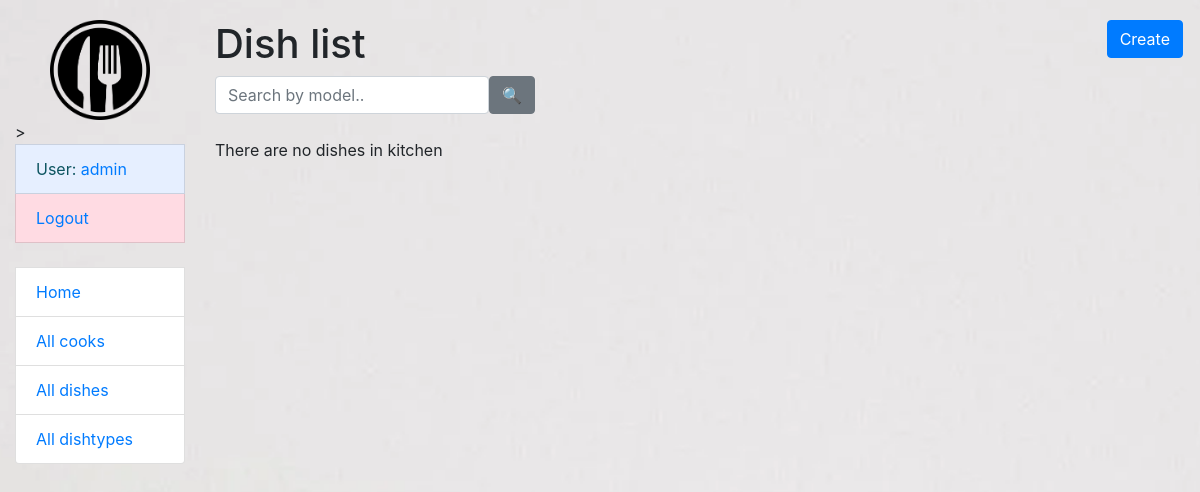
The app's page /dishes/ (signed in), older data.
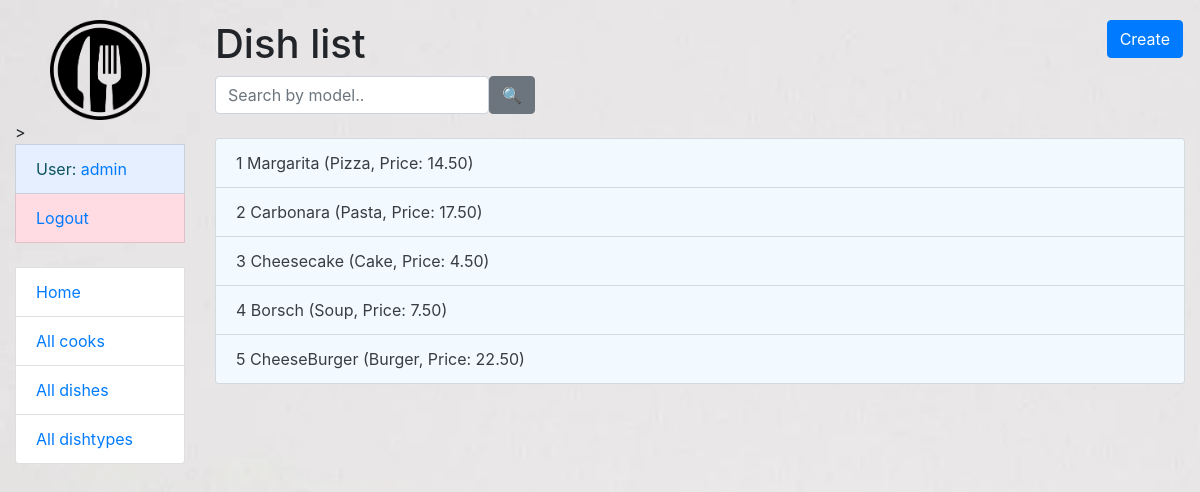
The same page, newer data.
### kitchen/models.py (models this page shows, shortened)
class Cook(AbstractUser):
    years_of_experience = models.IntegerField(null=True, default=0)
    class Meta:
        verbose_name = "cook"
        verbose_name_plural = "cooks"
    def get_absolute_url(self):
        return reverse("kitchen:cook-detail", kwargs={"pk": self.pk})

class Dish(models.Model):
    model = models.CharField(max_length=255)
    description = models.TextField(max_length=255, default="Tasty dish!")
    price = models.DecimalField(max_digits=7, decimal_places=2, default=0)
    dishtype = models.ForeignKey(DishType, on_delete=models.CASCADE)
    cooks = models.ManyToManyField(Cook, related_name="dishes")

class DishType(models.Model):
    name = models.CharField(max_length=255, unique=True)
    class Meta:
        ordering = ["name"]

### kitchen/views.py (the view)
# urls.py: path("dishes/", DishListView.as_view(), name="dish-list"),
class DishListView(LoginRequiredMixin, generic.ListView):
    model = Dish
    paginate_by = 5
    queryset = Dish.objects.all().select_related("dishtype")
    def get_context_data(self, *, object_list=None, **kwargs):
        context = super(DishListView, self).get_context_data(**kwargs)
        model = self.request.GET.get("model", "")
        context["search_form"] = DishSearchForm(initial={
            "model": model
        })
        return context
    def get_queryset(self):
        form = DishSearchForm(self.request.GET)
        if form.is_valid():
            return self.queryset.filter(
                model__icontains=form.cleaned_data["model"])
        return self.queryset

### kitchen/forms.py
class DishSearchForm(forms.Form):
    model = forms.CharField(
        max_length=255,
        required=False,
        label="",
        widget=forms.TextInput(attrs={"placeholder": "Search by model.."})
    )

### templates/kitchen/dish_list.html
{% extends "base.html" %}
{% load crispy_forms_filters %}
{% block content %}
  <h1>
    Dish list
    <a href="{% url 'kitchen:dish-create' %}" class="btn btn-primary link-to-page">
      Create
    </a>
  </h1>
  <form action="" method="get" class="form-inline">
    {{ search_form|crispy }}
      <input class="btn btn-secondary" type="submit" value="🔍">
  </form>
  <br>
  {% if dish_list %}
    <ul class="list-group">
      {% for dish in dish_list %}
          <a href="{% url "kitchen:dish-detail" pk=dish.id %} "
            class="list-group-item list-group-item-action list-group-item-secondary " style="background: #f2faff">{{ dish.id }}
          {{ dish.model }} ({{ dish.dishtype.name }}, Price:  {{ dish.price }})</a>
      {% endfor %}
    </ul>
  {% else %}
    <p>There are no dishes in kitchen</p>
  {% endif %}
{% endblock %}

### templates/base.html (shortened to what this page needs)
<!DOCTYPE html>
<html lang="en">
<head>
    <link rel="stylesheet"
          href="https://cdn.jsdelivr.net/npm/bootstrap@4.5.3/dist/css/bootstrap.min.css"
>
    {% load static %}
    <link rel="stylesheet" href="{% static 'css/styles.css' %}">
</head>
<body id="bg" style="background-image: url('{% static "images/5.jpg" %}')">
<div class="container-fluid">
    <div class="row">
        <div class="col-sm-2">
            {% block sidebar %}
                {% include "includes/sidebar.html" %}
            {% endblock %}
        </div>
        <div class="col-sm-10 ">
            {% block content %}{% endblock %}
        </div>
    </div>
</div>
</body>
</html>

### templates/includes/sidebar.html (shortened to what this page needs)
<ul class="sidebar-nav list-group" >
  {% load static %}
  <img src="{% static 'images/111.png' %}" class="align-middle" alt="No image found" width="100" height="100">>
  {% if user.is_authenticated %}
    <li class="list-group-item list-group-item-info" style="background: #e6efff">User: <a href="{{ user.get_absolute_url }}">{{ user.get_username }}</a></li>
    <li class="list-group-item list-group-item-danger" style="background: #ffdbe3"><a href="{% url 'logout'%}?next={{request.path}}">Logout</a></li>
  {% else %}
    <li class="list-group-item"><a href="{% url 'login'%}?next={{request.path}}">Login</a></li>
  {% endif %}
  <br>
  <li class="list-group-item"><a href="{% url 'kitchen:index' %}">Home</a></li>
  <li class="list-group-item"><a href="{% url 'kitchen:cook-list' %}">All cooks</a></li>
  <li class="list-group-item"><a href="{% url 'kitchen:dish-list' %}">All dishes</a></li>
  <li class="list-group-item"><a href="{% url 'kitchen:dishtype-list' %}">All dishtypes</a></li>
</ul>

### templates/includes/pagination.html (shortened to what this page needs)
{% load query_transform %}

### static/css/styles.css (style rules this page uses)
body { margin-top: 20px; }
.link-to-page { float: right; margin: 0 2px 0 2px; }
#bg { background-repeat: no-repeat; background-size: 1920px 1080px; background-position: bottom; background-attachment: fixed; }

### templates/includes/sidebar.html (style rules this page uses)
img { display: block; margin-left: auto; margin-right: auto; }

Row changes from the older to the newer data that the page shows:
added Dish: id "1", model "Margarita", dishtype.name "Pizza", price "14.50"
added Dish: id "2", model "Carbonara", dishtype.name "Pasta", price "17.50"
added Dish: id "3", model "Cheesecake", dishtype.name "Cake", price "4.50"
added Dish: id "4", model "Borsch", dishtype.name "Soup", price "7.50"
added Dish: id "5", model "CheeseBurger", dishtype.name "Burger", price "22.50"
Text that changed along with them:
text no longer shown: "There are no dishes in kitchen"
